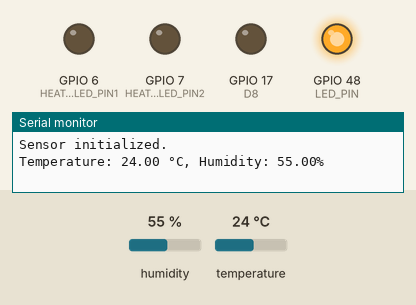
Recording of a sketch running on a simulated ESP32-S3. On the bench: output pins drawn as LEDs (lit = HIGH), the last lines printed to the serial monitor. Dashed ring = blinking. The test bench sets the inputs (shaded band); at power-on: temperature 24 °C, humidity 55 %. Pins used as bus, display or sensor lines are not drawn.

Above: at 1.2 s.
1.3 s: temperature set to 28 °C
At 3.8 s:
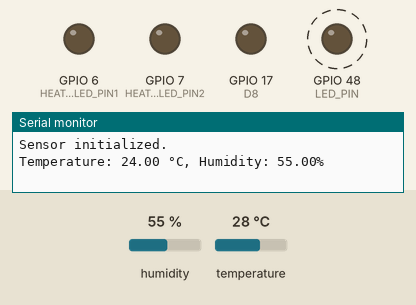
6.3 s: temperature set to 12 °C
At 8.7 s:
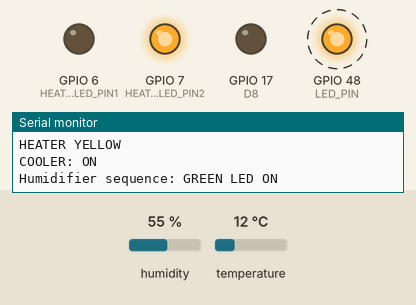
Timing chart, 0 to 22.3 s (numbered marks = the images above; inputs shaded):
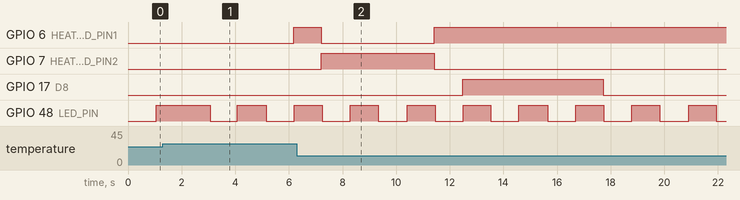

Measured:
- by itself, GPIO 48 (LED_PIN): alternates HIGH for 1.0 s and LOW for 1.0 s

The sketch:

project.ino
```cpp
#include <Arduino.h>
#include "software_time.h"
#include "humidifier.h"
#include "scheduler.h"
#include "cooler.h"
#include "heater.h"
#include "led_blinky.h"
#include "htmsensor.h"
void setup() {

  SCH_Init();
  SCH_Add_Task(timerRun, 0, 1);
  SCH_Add_Task(led_blinky_task, 0, 100);
  SCH_Add_Task(htmsensor_task, 0, 500);
  SCH_Add_Task(heater_task, 500, 100);
  SCH_Add_Task(cooler_task, 500, 100);
  SCH_Add_Task(humidifier_fsm, 500,100);
}

void loop() {
  SCH_Update();
  SCH_Dispatch_Tasks();
  delay(10);
}
```

cooler.cpp
```cpp
#include "cooler.h"
#include "software_time.h"
#include "htmsensor.h"
#define TIMER_ID 3
static int state = INIT;
float cooler_threshold = 25.0;
void cooler_on() {
  digitalWrite(D5, HIGH);
  digitalWrite(D6, LOW);
}
void cooler_off() {
  digitalWrite(D5, LOW);
  digitalWrite(D6, LOW);
}
void cooler_task() {
  switch (state) {
    case INIT:
      /* code */
      pinMode(D5, OUTPUT);
      pinMode(D6, OUTPUT);
      state = COOLER_OFF;
      Serial.println("Cooler initialized - default status: OFF");
      break;
    case COOLER_OFF:
      cooler_off();
      if (currentTemperature > cooler_threshold) {
        Serial.println("COOLER: change to ON");
        state = COOLER_ON;
        setTimer(TIMER_ID, 500);
      }
      else {
        state = COOLER_OFF;
        Serial.println("COOLER: OFF");
      }
      break;
    case COOLER_ON:
      cooler_on();
      Serial.println("COOLER: ON");
      if (isTimerExpired(TIMER_ID) == 1) {
        state = COOLER_OFF;
        Serial.println("COOLER: change to OFF");
      }
      break;
  }
}
```

cooler.h
```cpp
//TODO : IMPLEMENT COOLER TIẾN KHOAKHOA

//TODO : IMPLEMENT COOLER TIẾN KHOAKHOA
#ifndef COOLER_H
#define COOLER_H

#include <Arduino.h>  // For digitalWrite and pin definitions

// Pin definitions for Cooler LED
#define D5 8  // Cooler LED (bit 0)
#define D6 9  // Cooler LED (bit 1)
#define INIT 0
#define COOLER_OFF 1
#define COOLER_ON 2
extern float cooler_threshold;

void cooler_task();
void cooler_on();
void cooler_off();


#endif
```

heater.cpp
```cpp
#include "heater.h"
#include "software_time.h"
#include <Arduino.h> // Include Arduino header for Serial
#include "DHT20.h"   // Include DHT20 library for temperature sensor
#include "htmsensor.h"
// Heater LED pins
#define HEATER_LED_PIN1 6 // D3
#define HEATER_LED_PIN2 7 // D4

// Heater states
#define HEATER_STATE_INIT 0
#define HEATER_CHECK_STATE 1

#define Timer_ID 2
static int heater_state = HEATER_STATE_INIT;

void heater_task()
{

    switch (heater_state)
    {
    case HEATER_STATE_INIT:
        /* code */
        pinMode(HEATER_LED_PIN1, OUTPUT);
        pinMode(HEATER_LED_PIN2, OUTPUT);
        Serial.begin(115200);
        Serial.println("Heater initialized - default status: OFF");
        heater_state = HEATER_GREEN;
        break;
    case HEATER_GREEN:
        digitalWrite(HEATER_LED_PIN1, HIGH);
        digitalWrite(HEATER_LED_PIN2, LOW);
            if (THRESHOLD_LOW > currentTemperature)
            {
                heater_state = HEATER_RED;
                Serial.println("HEATER RED");
            }
            else if (currentTemperature >= THRESHOLD_NORMAL)
            {
                heater_state = HEATER_YELLOW;
                Serial.println("HEATER YELLOW");
            }
            else{
                Serial.println("HEATER GREEN");
            }
        break;
    case HEATER_YELLOW:
        //TODO: YELLOW LED
        digitalWrite(HEATER_LED_PIN1, LOW);
        digitalWrite(HEATER_LED_PIN2, HIGH);
        if (currentTemperature <= THRESHOLD_NORMAL && currentTemperature >= THRESHOLD_LOW)
        {
            heater_state = HEATER_GREEN;
            Serial.println("HEATER GREEN");
        }
        else if (currentTemperature < THRESHOLD_LOW)
        {
            heater_state = HEATER_RED;
            Serial.println("HEATER RED");
        }
        else{
            Serial.println("HEATER YELLOW");
        }

        break;
    case HEATER_RED:
        //TODO: RED LED
        digitalWrite(HEATER_LED_PIN1, HIGH);
        digitalWrite(HEATER_LED_PIN2, HIGH);
        if (currentTemperature > THRESHOLD_NORMAL)
        {
            heater_state = HEATER_YELLOW;
            Serial.println("HEATER YELLOW");
        }
        else if (currentTemperature <= THRESHOLD_NORMAL && currentTemperature >= THRESHOLD_LOW )
        {
            heater_state = HEATER_GREEN;
            Serial.println("HEATER GREEN");
        }
        else{
            Serial.println("HEATER RED");
        }

        break;
    default:
        break;
    }
}
```

heater.h
```cpp
//TODO: IMPLEMENT HEATER MINH TRÍ

#ifndef HEATER_H
#define HEATER_H

#include <Arduino.h>


#define HEATER_STATE_INIT 0
#define HEATER_GREEN 1
#define HEATER_YELLOW 2
#define HEATER_RED 3

#define THRESHOLD_LOW 5.0        // Example: 5°C DUOI 5 D0 MAU DO
#define THRESHOLD_NORMAL 25.0    // Example: 25°C TREN 25 MAU VANG GIUA LA XANH


// Function prototypes
void heater_task();

#endif 
```

htmsensor.cpp
```cpp
#include "htmsensor.h"
#include "software_time.h"
#include <Arduino.h>
#include <Wire.h>
#include "DHT20.h"
float currentTemperature = 0.0;
float currentHumidity = 0.0;
#define Timer 1
DHT20 dht20;
static int state = INIT;
void htmsensor_task()
{
    switch (state)
    {
    case INIT:
        Serial.begin(115200);
        dht20.begin();
        state = RUNNING;
        Serial.println("Sensor initialized.");
    case RUNNING:
        // read data while running
        dht20.read();
        currentTemperature = dht20.getTemperature();
        currentHumidity = dht20.getHumidity();
        Serial.print("Temperature: ");
        Serial.print(currentTemperature);
        Serial.print(" °C, Humidity: ");
        Serial.print(currentHumidity);
        Serial.println("%");
        break;
    }
}
```

htmsensor.h
```cpp
#ifndef SMART_CLIMATE_CONTROL_H
#define SMART_CLIMATE_CONTROL_H

// Include necessary headers
#include <Arduino.h>

// State definitions
#define INIT 0
#define RUNNING 1
#define WAITING 2

// Function declarations

void htmsensor_task();

// External variable declarations
extern float currentTemperature;
extern float currentHumidity;
extern bool sensorInitialized;

#endif // SMART_CLIMATE_CONTROL_H
```

humidifier.cpp
```cpp
#include "humidifier.h"
#include "DHT20.h"
#include "software_time.h"
#include "htmsensor.h"
#define D7 10
#define D8 17
#define TIMER_ID 4  // Use a consistent timer ID

// Define states
#define INIT 0
#define CHECK_STATE 1
#define GREEN 2
#define YELLOW 3
#define RED 4

float humidifier_threshold = 80;
static int state = INIT;

void humidifier_fsm(void) {
  switch (state) {
    case INIT:
      pinMode(D7, OUTPUT);
      pinMode(D8, OUTPUT);
      setTimer(TIMER_ID, 10);
      state = OFF;
      Serial.println("Humidifier initialized - default status: OFF");
      break;

    case OFF:
      digitalWrite(D7, LOW);
      digitalWrite(D8, LOW);

      if (isTimerExpired(TIMER_ID)) {
        if (currentHumidity < humidifier_threshold) {
          Serial.println("Humidifier state: ON");
          state = GREEN;
          setTimer(TIMER_ID, 500);
        } else {
          state = OFF;
        }
      }
      break;

    case GREEN:
      digitalWrite(D7, HIGH);
      digitalWrite(D8, LOW);
      Serial.println("Humidifier sequence: GREEN LED ON");

      if (isTimerExpired(TIMER_ID)) {
        state = YELLOW;
        setTimer(TIMER_ID, 300);
      }
      break;
    case YELLOW:
      // todo: YELLOW LED
      digitalWrite(D7, LOW);
      digitalWrite(D8, HIGH);
      Serial.println("Humidifier sequence: YELLOW LED ON");
      if (isTimerExpired(TIMER_ID)) {
        state = RED;
        setTimer(TIMER_ID, 200);
      }
      break;
    case RED:
      digitalWrite(D7, HIGH);
      digitalWrite(D8, HIGH);
      Serial.println("Humidifier sequence: RED LED ON");
      if (isTimerExpired(TIMER_ID)) {
        state = OFF;
        Serial.println("Humidifier state: OFF");
      }
      break;
    default:
      break;
  }
}
```

humidifier.h
```cpp
// Humidifier control header
#ifndef HUMIDIFIER_H
#define HUMIDIFIER_H

extern float humidifier_threshold;
void humidifier_fsm(void);
extern float humdifier_threshold;
#define INIT 0
#define OFF 1
#define GREEN 2
#define YELLOW 3
#define RED 4

#endif
```

led_blinky.cpp
```cpp
#include <Arduino.h>
#include "software_time.h"
#include "led_blinky.h"

// State definitions
#define LED_ON 0
#define LED_OFF 1
#define INIT 2
#define TIMER_ID 0
// Use pin definitions for clarity - LED_BUILTIN or specific pin number
#define LED_PIN GPIO_NUM_48 // Green LED pin

static int state = INIT;

void led_blinky_task(void)
{
    switch (state)
    {
    case INIT:
        pinMode(LED_PIN, OUTPUT);
        setTimer(0, 100);
        state = LED_ON;
        break;
    case LED_ON:
        digitalWrite(LED_PIN, HIGH);
        if (isTimerExpired(TIMER_ID) == 1)
        {
            setTimer(0, 100);
            state = LED_OFF;
        }
        break;

    case LED_OFF:
        digitalWrite(LED_PIN, LOW);
        if (isTimerExpired(TIMER_ID) == 1)
        {
            setTimer(0, 100);
            state = LED_ON;
        }
        break;
    }
}
```

led_blinky.h
```cpp
//TODO: IMPLEMENT LED BLINKY TUẤN ANH

#ifndef LED_BLINKY_H
#define LED_BLINKY_H

#ifdef __cplusplus
extern "C" {
#endif
void init_led_blinky(void);
void led_blinky_task(void);

#ifdef __cplusplus
}
#endif

#endif /* LED_BLINKY_H */
```

scheduler.c
```cpp
#include "Arduino.h"
#include "scheduler.h"

#ifdef __cplusplus
extern "C" {
#endif

#define INTERRUPT_CYCLE			10 // 10 milliseconds
#define PRESCALER				64
#define COUNTER_START 			63036	// 16M is Core Clock

typedef struct {
	void ( * pTask)(void);
	uint32_t Delay;
	uint32_t Period;
	uint8_t RunMe;
	uint32_t TaskID;
} sTask;

// The array of tasks
static sTask SCH_tasks_G[SCH_MAX_TASKS];
static uint8_t array_Of_Task_ID[SCH_MAX_TASKS];
static uint32_t newTaskID = 0;
static uint32_t rearQueue = 0;
static uint32_t count_SCH_Update = 0;


static uint32_t Get_New_Task_ID(void);
static void TIMER_Init();

//Hardware timer handler
hw_timer_t *Timer0_Cfg = NULL;


void SCH_Init(void){
	TIMER_Init();

}

void SCH_Update(void){
	// Check if there is a task at this location
	count_SCH_Update ++;
	if (SCH_tasks_G[0].pTask && SCH_tasks_G[0].RunMe == 0) {
		if(SCH_tasks_G[0].Delay > 0){
			SCH_tasks_G[0].Delay = SCH_tasks_G[0].Delay - 1;
		}
		if (SCH_tasks_G[0].Delay == 0) {
			SCH_tasks_G[0].RunMe = 1;
		}
	}
}
uint32_t SCH_Add_Task(void (* pFunction)(), uint32_t DELAY, uint32_t PERIOD){
	uint8_t newTaskIndex = 0;
	uint32_t sumDelay = 0;
	uint32_t newDelay = 0;

	for(newTaskIndex = 0; newTaskIndex < SCH_MAX_TASKS; newTaskIndex ++){
		sumDelay = sumDelay + SCH_tasks_G[newTaskIndex].Delay;
		if(sumDelay > DELAY){
			newDelay = DELAY - (sumDelay - SCH_tasks_G[newTaskIndex].Delay);
			SCH_tasks_G[newTaskIndex].Delay = sumDelay - DELAY;
			for(uint8_t i = SCH_MAX_TASKS - 1; i > newTaskIndex; i --){
			if(SCH_tasks_G[i - 1].pTask != 0)
				{
					SCH_tasks_G[i].pTask = SCH_tasks_G[i - 1].pTask;
					SCH_tasks_G[i].Period = SCH_tasks_G[i - 1].Period;
					SCH_tasks_G[i].Delay = SCH_tasks_G[i - 1].Delay;
					SCH_tasks_G[i].RunMe = SCH_tasks_G[i - 1].RunMe;
					SCH_tasks_G[i].TaskID = SCH_tasks_G[i - 1].TaskID;
				}
			}
			SCH_tasks_G[newTaskIndex].pTask = pFunction;
			SCH_tasks_G[newTaskIndex].Delay = newDelay;
			SCH_tasks_G[newTaskIndex].Period = PERIOD;
			if(SCH_tasks_G[newTaskIndex].Delay == 0){
				SCH_tasks_G[newTaskIndex].RunMe = 1;
			} else {
				SCH_tasks_G[newTaskIndex].RunMe = 0;
			}
			SCH_tasks_G[newTaskIndex].TaskID = Get_New_Task_ID();
			return SCH_tasks_G[newTaskIndex].TaskID;
		} else {
			if(SCH_tasks_G[newTaskIndex].pTask == 0x0000){
				SCH_tasks_G[newTaskIndex].pTask = pFunction;
				SCH_tasks_G[newTaskIndex].Delay = DELAY - sumDelay;
				SCH_tasks_G[newTaskIndex].Period = PERIOD;
				if(SCH_tasks_G[newTaskIndex].Delay == 0){
					SCH_tasks_G[newTaskIndex].RunMe = 1;
				} else {
					SCH_tasks_G[newTaskIndex].RunMe = 0;
				}
				SCH_tasks_G[newTaskIndex].TaskID = Get_New_Task_ID();
				return SCH_tasks_G[newTaskIndex].TaskID;
			}
		}
	}
	return SCH_tasks_G[newTaskIndex].TaskID;
}


uint8_t SCH_Delete_Task(uint32_t taskID){
	uint8_t Return_code  = 0;
	uint8_t taskIndex;
	uint8_t j;
	if(taskID != NO_TASK_ID){
		for(taskIndex = 0; taskIndex < SCH_MAX_TASKS; taskIndex ++){
			if(SCH_tasks_G[taskIndex].TaskID == taskID){
				Return_code = 1;
				if(taskIndex != 0 && taskIndex < SCH_MAX_TASKS - 1){
					if(SCH_tasks_G[taskIndex+1].pTask != 0x0000){
						SCH_tasks_G[taskIndex+1].Delay += SCH_tasks_G[taskIndex].Delay;
					}
				}

				for( j = taskIndex; j < SCH_MAX_TASKS - 1; j ++){
					SCH_tasks_G[j].pTask = SCH_tasks_G[j+1].pTask;
					SCH_tasks_G[j].Period = SCH_tasks_G[j+1].Period;
					SCH_tasks_G[j].Delay = SCH_tasks_G[j+1].Delay;
					SCH_tasks_G[j].RunMe = SCH_tasks_G[j+1].RunMe;
					SCH_tasks_G[j].TaskID = SCH_tasks_G[j+1].TaskID;
				}
				SCH_tasks_G[j].pTask = 0;
				SCH_tasks_G[j].Period = 0;
				SCH_tasks_G[j].Delay = 0;
				SCH_tasks_G[j].RunMe = 0;
				SCH_tasks_G[j].TaskID = 0;
				return Return_code;
			}
		}
	}
	return Return_code; // return status
}

void SCH_Dispatch_Tasks(void){
	if(SCH_tasks_G[0].RunMe > 0) {
		(*SCH_tasks_G[0].pTask)(); // Run the task
		SCH_tasks_G[0].RunMe = 0; // Reset / reduce RunMe flag
		sTask temtask = SCH_tasks_G[0];
		SCH_Delete_Task(temtask.TaskID);
		if (temtask.Period != 0) {
			SCH_Add_Task(temtask.pTask, temtask.Period, temtask.Period);
		}
	}
}

static uint32_t Get_New_Task_ID(void){
	newTaskID++;
	if(newTaskID == NO_TASK_ID){
		newTaskID++;
	}
	return newTaskID;
}

void IRAM_ATTR Timer0_ISR()
{
    SCH_Update();
}

void static TIMER_Init(){

}


#ifdef __cplusplus
}
#endif
```

scheduler.h
```cpp
#ifndef APP_SCHEDULER_H_
#define APP_SCHEDULER_H_

#include "stdint.h"


#define SCH_MAX_TASKS 			10
#define	NO_TASK_ID				0

#ifdef __cplusplus
extern "C" {
#endif

    void SCH_Init(void);
    void SCH_Update(void);
    uint32_t SCH_Add_Task(void (*p_function)(), uint32_t DELAY, uint32_t PERIOD);
    void SCH_Dispatch_Tasks(void);
    uint8_t SCH_Delete_Task(uint32_t TASK_ID);

#ifdef __cplusplus
}
#endif
#endif /* APP_SCHEDULER_H_ */
```

software_time.c
```cpp
#include "software_time.h"

// Actual definitions (will be in only one object file)
static int timerCounter[10];
static int timerFlag[10];

void setTimer(int index, int _counter) {
    timerCounter[index] = _counter;
    timerFlag[index] = 0;
}

void timerRun(void) {
    for (int i = 0; i < 10; i++) {
        if (timerCounter[i] > 0) {
            timerCounter[i]--;
            if (timerCounter[i] <= 0) {
                timerFlag[i] = 1;
            }
        }
    }
}

int isTimerExpired(int index) {
    if (timerFlag[index] == 1) {
        timerFlag[index] = 0;
        return 1;
    }

    return 0;
} 
```

software_time.h
```cpp
#ifndef SOFTWARE_TIME_H
#define SOFTWARE_TIME_H

#ifdef __cplusplus
extern "C" {
#endif

// Function prototypes
void setTimer(int index, int _counter);
void timerRun(void);
int isTimerExpired(int index);

#ifdef __cplusplus
}
#endif

#endif // SOFTWARE_TIME_H
```
